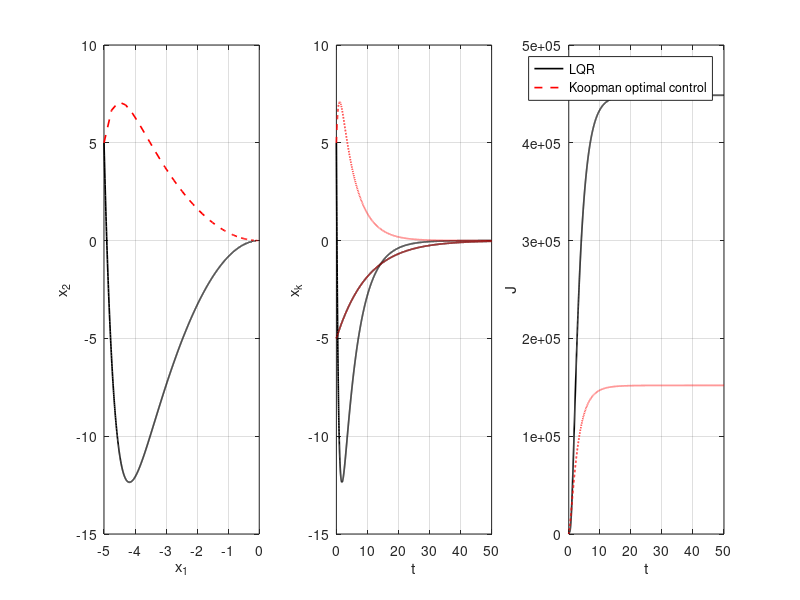

Write the MATLAB code that produced this figure.
clear all; close all; clc
mu = -.1;
lambda = 1;
tspan = 0:.01:50;
x0 = [-5; 5];
% LQR on linearized system
A = [-.1 0; 0 1];
B = [0; 1];
Q = eye(2);
R = 1;
C = lqr(A,B,Q,R);
vf = @(t,x) A*x + [0; -lambda*x(1)^2] - B*C*x;
[~,xLQR] = ode45(vf,tspan,x0);
% Koopman operator optimal control (KOOC); i.e., LQR on Koopman operator
A2 = [mu 0 0; 0 lambda -lambda; 0 0 2*mu];
B2 = [0; 1; 0];
Q2 = [1 0 0; 0 1 0; 0 0 0];
R = 1;
C2 = lqr(A2,B2,Q2,R);
% note that controller is nonlinear in the state 'x'
vf2 = @(t,x) A*x + [0; -lambda*x(1)^2] - B*C2(1:2)*x + [0; -C2(3)*x(1)^2];
[t,xKOOC] = ode45(vf2,tspan,x0);
%% Plot
figure(1)
subplot(1,3,1)
plot(xLQR(:,1),xLQR(:,2),'k','LineWidth',1.2);
hold on, grid on
plot(xKOOC(1:50:end,1),xKOOC(1:50:end,2),'r--','LineWidth',1.2);
xlabel('x_1'), ylabel('x_2')
subplot(1,3,2)
plot(tspan,xLQR,'k','LineWidth',1.2);
hold on, grid on
plot(tspan,xKOOC,'r--','LineWidth',1.2);
xlabel('t'), ylabel('x_k')
xlim([0 50])
JLQR = cumsum(xLQR(:,1).^2 + xLQR(:,2).^2 + (C*xLQR')'.^2)';
JKOOC = cumsum(xKOOC(:,1).^2 + xKOOC(:,2).^2 + (C*xKOOC')'.^2)';
subplot(1,3,3)
plot(tspan,JLQR,'k','LineWidth',1.2);
hold on, grid on
plot(tspan,JKOOC,'r--','LineWidth',1.2);
xlabel('t'), ylabel('J')
axis([0 50 0 500000])
legend('LQR','Koopman optimal control')